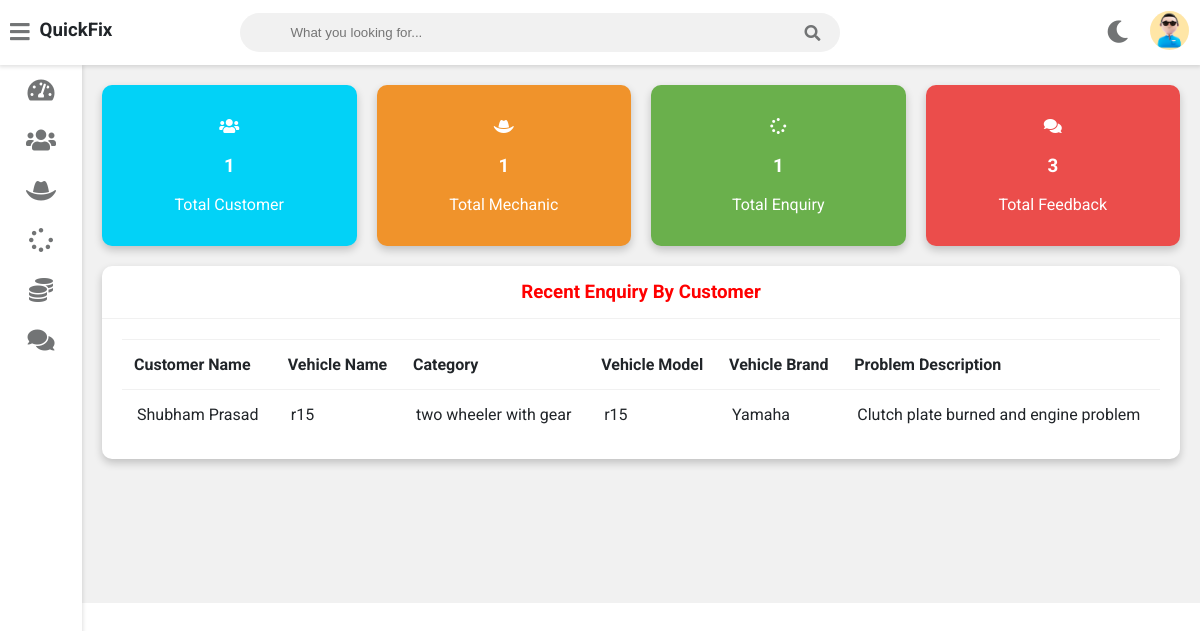
The app's page /admin-dashboard (signed in) with its own data.
### vehicle/models.py (models this page shows, shortened)
class Customer(models.Model):
    user=models.OneToOneField(User,on_delete=models.CASCADE)
    profile_pic= models.ImageField(upload_to='profile_pic/CustomerProfilePic/',null=True,blank=True)
    address = models.CharField(max_length=40)
    mobile = models.CharField(max_length=20,null=False)
    @property
    def get_name(self):
        return self.user.first_name+" "+self.user.last_name

class Request(models.Model):
    cat=(('two wheeler with gear','two wheeler with gear'),('two wheeler without gear','two wheeler without gear'),('three wheeler','three wheeler'),('four wheeler','four wheeler'))
    category=models.CharField(max_length=50,choices=cat)
    vehicle_no=models.PositiveIntegerField(null=False)
    vehicle_name = models.CharField(max_length=40,null=False)
    vehicle_model = models.CharField(max_length=40,null=False)
    vehicle_brand = models.CharField(max_length=40,null=False)
    problem_description = models.CharField(max_length=500,null=False)
    date=models.DateField(auto_now=True)
    cost=models.PositiveIntegerField(null=True)
    customer=models.ForeignKey('Customer', on_delete=models.CASCADE,null=True)
    mechanic=models.ForeignKey('Mechanic',on_delete=models.CASCADE,null=True)
    stat=(('Pending','Pending'),('Approved','Approved'),('Repairing','Repairing'),('Repairing Done','Repairing Done'),('Released','Released'))
    status=models.CharField(max_length=50,choices=stat,default='Pending',null=True)

### vehicle/views.py (the view)
# urls.py: path('admin-dashboard', views.admin_dashboard_view,name='admin-dashboard'),
@login_required(login_url='adminlogin')
def admin_dashboard_view(request):
    enquiry=models.Request.objects.all().order_by('-id')
    customers=[]
    for enq in enquiry:
        customer=models.Customer.objects.get(id=enq.customer_id)
        customers.append(customer)
    dict={
    'total_customer':models.Customer.objects.all().count(),
    'total_mechanic':models.Mechanic.objects.all().count(),
    'total_request':models.Request.objects.all().count(),
    'total_feedback':models.Feedback.objects.all().count(),
    'data':zip(customers,enquiry),
    }
    return render(request,'vehicle/admin_dashboard.html',context=dict)

### templates/vehicle/admin_dashboard.html
{% extends 'vehicle/adminbase.html' %}
{% load static %}
{% block content %}
	<div class="wrapper">
		<div class="row">
			<div class="col-3 col-m-6 col-sm-6">
				<div class="counter bg-primary">
					<p>
						<i class="fas fa-users"></i>
					</p>
					<h3>{{total_customer}}</h3>
					<p>Total Customer</p>
				</div>
			</div>
			<div class="col-3 col-m-6 col-sm-6">
				<div class="counter bg-warning">
					<p>
						<i class="fas fa-hat-cowboy"></i>
					</p>
					<h3>{{total_mechanic}}</h3>
					<p>Total Mechanic</p>
				</div>
			</div>
			<div class="col-3 col-m-6 col-sm-6">
				<div class="counter bg-success">
					<p>
						<i class="fas fa-spinner"></i>
					</p>
					<h3>{{total_request}}</h3>
					<p>Total Enquiry</p>
				</div>
			</div>
			<div class="col-3 col-m-6 col-sm-6">
				<div class="counter bg-danger">
					<p>
						<i class="fas fa-comments"></i>
					</p>
					<h3>{{total_feedback}}</h3>
					<p>Total Feedback</p>
				</div>
			</div>
		</div>
		<div class="row">
			<div class="col-12 col-m-12 col-sm-12">
				<div class="card">
					<div class="card-header">
						<h3 style="color:red; text-align:center" >Recent Enquiry By Customer
						</h3>
					</div>
					<div class="card-content">
						<table>
							<thead>
								<tr>
									<th>Customer Name</th>
									<th>Vehicle Name</th>
									<th>Category</th>
									<th>Vehicle Model</th>
									<th>Vehicle Brand</th>
									<th>Problem Description</th>
								</tr>
							</thead>
							<tbody>
								{% for c,r in data %}
								<tr>
									<td> {{c.get_name}}</td>
									<td> {{r.vehicle_name}}</td>
									<td>{{r.category}}</td>
									<td>{{r.vehicle_model}}</td>
									<td>{{r.vehicle_brand}}</td>
									<td>{{r.problem_description}}</td>
								</tr>
								{% endfor %}
							</tbody>
						</table>
					</div>
				</div>
			</div>
		</div>
  <br><br><br><br><br><br>
	</div>
{% endblock content %}

### static/style.css (style rules this page uses)
:root { --primary-color: #02d2f7; --success-color: #6ab04c; --warning-color: #f0932b; --danger-color: #eb4d4b; --light-color: #212529; --light-second-color: #727475; --light-background: #ffffff; --light-second-background: #f1f1f1; --dark-color: #909090; --dark-second-color: #f5f6fa; --dark-background: #23242D; --dark-second-background: #181818; }
.light { --main-bg-color: var(--light-background); --second-bg-color: var(--light-second-background); --main-color: var(--light-color); --second-color: var(--light-second-color); }
.bg-primary { background: var(--primary-color); }
.bg-success { background: var(--success-color); }
.bg-warning { background: var(--warning-color); }
.bg-danger { background: var(--danger-color); }
* { box-sizing: border-box; }
body { font-family: 'Roboto', sans-serif; background: var(--main-bg-color); color: var(--main-color); margin: 0; }
.wrapper { padding: 10px; margin-left: 82px; padding-top: 75px; background: var(--second-bg-color); transition: margin-left .5s; }
.row { display: flex; flex-wrap: wrap; flex-direction: row; }
.row:after, .row:before { box-sizing: border-box; }
[class*="col-"] { padding: 10px; }
@media only screen and (min-width: 600px) { .col-sm-6 { width: 50%; } }
@media only screen and (min-width: 600px) { .col-sm-12 { width: 100%; } }
@media only screen and (min-width: 768px) { .col-m-6 { width: 50%; } }
@media only screen and (min-width: 768px) { .col-m-12 { width: 100%; } }
@media only screen and (min-width: 992px) { .col-3 { width: 25%; } }
@media only screen and (min-width: 992px) { .col-12 { width: 100%; } }
.counter { padding: 16px; text-align: center; color: #fff; border-radius: 10px; box-shadow: 0 4px 8px 0 rgba(0,0,0,0.2); }
.card { background: var(--main-bg-color); color: var(--main-color); border-radius: 10px; margin-bottom: 10px; box-shadow: 0 4px 8px 0 rgba(0,0,0,0.2); }
.card-header { padding: 15px 30px; border-bottom: 1px solid var(--second-bg-color); position: relative; }
.card-header h3 { margin: 0; }
.card-content { padding: 20px; overflow-x: auto; }
table { border-collapse: collapse; width: 100%; }
table td { border-top: 1px solid var(--second-bg-color); padding: 15px; }
table th { border-top: 1px solid var(--second-bg-color); border-bottom: 1px solid var(--second-bg-color); padding: 15px 12px; text-align: left; }

### records on screen
Customer: get_name "Shubham Prasad", vehicle_name "r15", category "two wheeler with gear", vehicle_model "r15", vehicle_brand "Yamaha", problem_description "Clutch plate burned and engine problem"

### other values on screen
{{ total_customer }} "1"
{{ total_mechanic }} "1"
{{ total_request }} "1"
{{ total_feedback }} "3"
